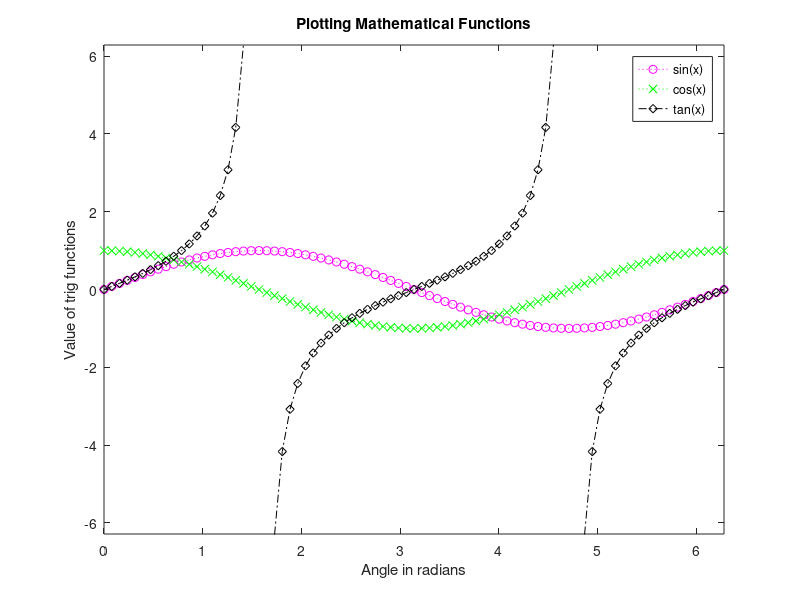

Write the MATLAB code that produced this figure.
% LAB 6 - TASK 1

% Create a 2D graph by plotting multiple data series on the same axes
% - y = sin(x)
% - y = cos(x)
% - y = tan(x)
% Make sure to add x and y axis labels, figure title, legend, and all 3 
% functions should be a different marker, style and color
% Use x range from 0 to 4*pi, with iterations of pi/12
% Use plotting axis range for x-axis from 0 to pi*2 and y-axis from -2*pi to 2*pi

% -------------------------------------------------------------------------

% Define a range for x
x = 0:pi/40:4*pi;

% Create waves for y
y1 = sin(x);
y2 = cos(x);
y3 = tan(x);

% Plot all mathematical functions on same axes using hold function
plot(x, y1, 'om:');                % Plotting the sin graph
hold on                            % Holding the axes
plot(x, y2, 'xg:');                % Plotting the cos graph
plot(x, y3, 'dk-.');               % Plotting the tan graph

% Defining the axes range for x and y axes
axis([0 2*pi -2*pi 2*pi]);

% Adding labels, title and legends to the figure
xlabel('Angle in radians');
ylabel('Value of trig functions')
title('Plotting Mathematical Functions');
legend('sin(x)', 'cos(x)', 'tan(x)');
hold off;

